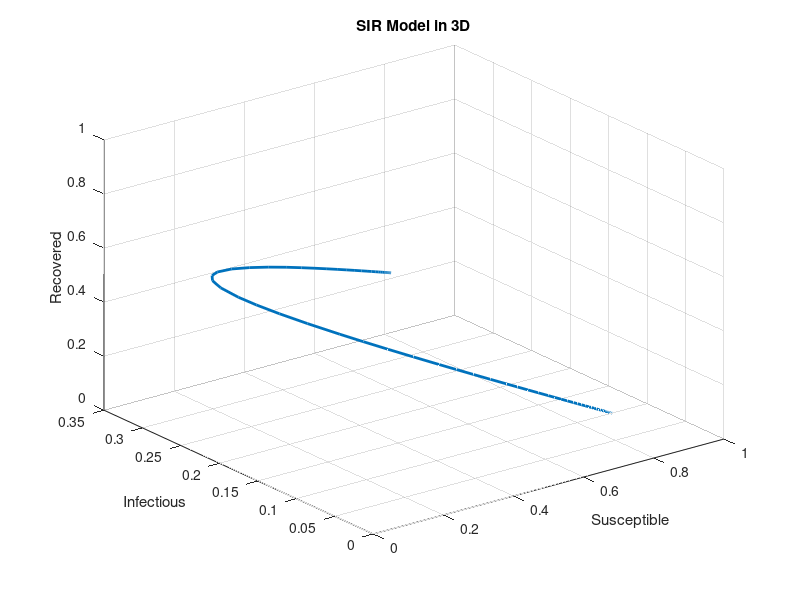

The MATLAB source for this figure:
    function SIR_model_3D()
        % Parameters
        beta = 0.3;     % Infection rate
        gamma = 0.1;    % Recovery rate

        % Initial conditions
        S0 = 0.9;       % Initial proportion of susceptible individuals
        I0 = 0.1;       % Initial proportion of infectious individuals
        R0 = 0;         % Initial proportion of recovered individuals

        y0 = [S0; I0; R0];  % Initial condition vector

        % Time vector
        tspan = [0 100];    % Time span for simulation

        % Solve ODEs
        [t, y] = ode45(@sir_ode, tspan, y0);

        % Plot 3D surface
        figure;
        plot3(y(:,1), y(:,2), y(:,3), 'LineWidth', 2);
        title('SIR Model in 3D');
        xlabel('Susceptible');
        ylabel('Infectious');
        zlabel('Recovered');
        grid on;

        % Define ODEs
        function dydt = sir_ode(t, y)
            S = y(1);   % Susceptible
            I = y(2);   % Infectious
            R = y(3);   % Recovered

            dSdt = -beta * S * I;       % Change in susceptible
            dIdt = beta * S * I - gamma * I;   % Change in infectious
            dRdt = gamma * I;           % Change in recovered

            dydt = [dSdt; dIdt; dRdt];  % Output the changes
        end
    end
